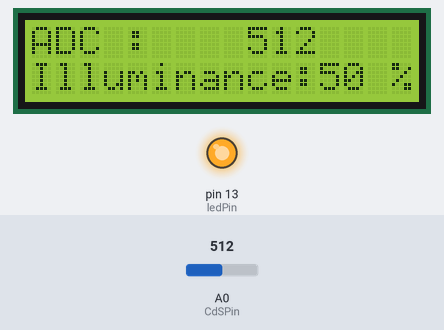
Bench run of a sketch on a simulated Arduino Uno, built with avr-gcc and run on an emulated ATmega328P. Shown: 16×2 character LCD, output pins drawn as LEDs (lit = HIGH). The test bench sets the inputs (shaded band); at power-on: A0 (CdSPin) = 512.

Above: at 4.3 s.
4.4 s: A0 (CdSPin) set to 716
At 5.6 s:
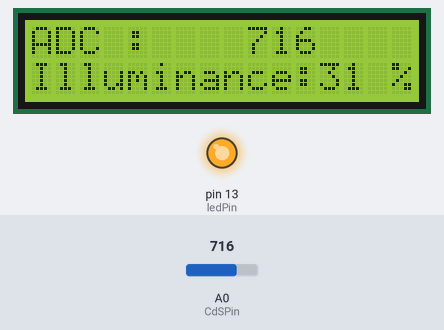
6.6 s: A0 (CdSPin) set to 900
At 8.0 s:
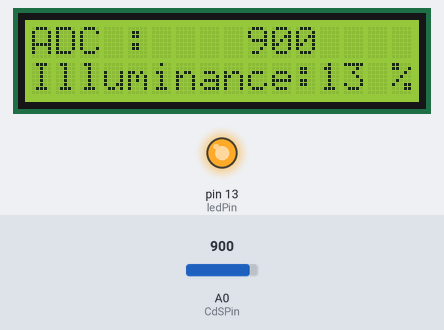
8.6 s: A0 (CdSPin) set to 1023
At 10.4 s:
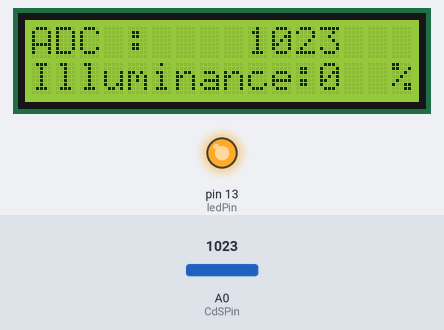
Timing chart, 0 to 11.9 s (numbered marks = the images above; inputs shaded):
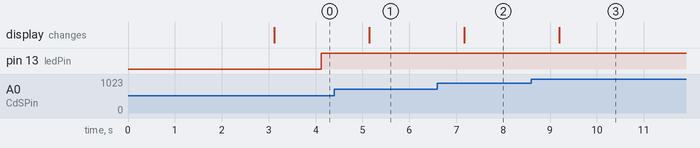

The sketch:

AR08_cds_project.ino.ino
```cpp
/*
 예제 6.2
 빛 입력 : CdS 조도 센서
*/

// I2C 통신 라이브러리 설정
#include <Wire.h>
// I2C LCD 라리브러리 설정
#include <LiquidCrystal_I2C.h>

// LCD I2C address 설정: 0x3F or 0x27
LiquidCrystal_I2C lcd(0x27,16,2);

// 0번 아날로그핀을 CdS 셀 입력으로 설정한다.
const int CdSPin = 0;
const int ledPin = 13;
int illuminance = 74;


void setup() {

// 16X2 LCD 모듈 설정하고 백라이트를 켠다.
  lcd.init(); // LCD 설정
  lcd.backlight();

// 메세지를 표시한다.
  lcd.print("ex 6.2");
  lcd.setCursor(0,1);
  lcd.print("CdS Cell Test");
// 3초동안 메세지를 표시한다.
  delay(3000);

// 모든 메세지를 삭체한 뒤
// 숫자를 제외한 부분들을 미리 출력시킨다.
  lcd.clear();
  lcd.setCursor(0,0);
  lcd.print("ADC :  ");
  lcd.setCursor(0,1);
  lcd.print("Illuminance:");
  lcd.setCursor(15,1);
  lcd.print("%");

  pinMode(ledPin,OUTPUT);
}

void loop(){

  int adcValue; // 실제 센서로부터 읽은 값 (0~1023)
  int illuminance; // 현재의 밝기. 0~100%

  // CdS cell을 통하여 입력되는 전압을 읽는다.
  adcValue = analogRead(CdSPin);
  // 아날로그 입력 값을 0~100의 범위로 변경한다.
  illuminance = map(adcValue, 0, 1023, 100, 0);

  // 전에 표시했던 내용을 지우고
  // LCD에 ADC 값과 밝기를 출력한다.
  // 지우지 않으면 이전에 표시했던 값이 남게 된다.

  // 전에 표시했던 내용을 지운다.
  lcd.setCursor(9,0);
  lcd.print("  ");
  // ADC 값을 표시한다
  lcd.setCursor(9,0);
  lcd.print(adcValue);

  // 전에 표시했던 내용을 지운다.
  lcd.setCursor(13,1);
  lcd.print("  ");
  // 밝기를 표시한다
  lcd.setCursor(12,1);
  lcd.print(illuminance);

  delay(1000);

  if (illuminance < 74){
    digitalWrite(ledPin,HIGH);
    } else{
      digitalWrite(ledPin,LOW);
    }

  }
```

Measured:
- after the input at 4.4 s, the display: changes after 0.74 s (image 1)
- after the input at 6.6 s, the display: changes after 0.57 s (image 2)
- after the input at 8.6 s, the display: changes after 0.59 s (image 3)
